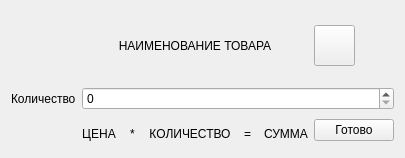
<?xml version="1.0" encoding="UTF-8"?>
<ui version="4.0">
 <class>Form</class>
 <widget class="QWidget" name="Form">
  <property name="windowModality">
   <enum>Qt::ApplicationModal</enum>
  </property>
  <property name="geometry">
   <rect>
    <x>0</x>
    <y>0</y>
    <width>405</width>
    <height>158</height>
   </rect>
  </property>
  <property name="focusPolicy">
   <enum>Qt::NoFocus</enum>
  </property>
  <property name="windowTitle">
   <string>Редактирование товара</string>
  </property>
  <layout class="QGridLayout" name="gridLayout">
   <item row="1" column="1" colspan="2">
    <widget class="QSpinBox" name="quantitySpin"/>
   </item>
   <item row="1" column="0">
    <widget class="QLabel" name="quantityLabel">
     <property name="text">
      <string>Количество</string>
     </property>
    </widget>
   </item>
   <item row="0" column="0">
    <widget class="QLabel" name="productImage">
     <property name="minimumSize">
      <size>
       <width>64</width>
       <height>64</height>
      </size>
     </property>
     <property name="maximumSize">
      <size>
       <width>64</width>
       <height>64</height>
      </size>
     </property>
     <property name="sizeIncrement">
      <size>
       <width>64</width>
       <height>64</height>
      </size>
     </property>
     <property name="baseSize">
      <size>
       <width>64</width>
       <height>64</height>
      </size>
     </property>
     <property name="text">
      <string/>
     </property>
     <property name="pixmap">
      <pixmap resource="../../../ui/resources.qrc">:/images/no-image.png</pixmap>
     </property>
     <property name="scaledContents">
      <bool>true</bool>
     </property>
    </widget>
   </item>
   <item row="0" column="1">
    <widget class="QLabel" name="productName">
     <property name="text">
      <string>НАИМЕНОВАНИЕ ТОВАРА</string>
     </property>
     <property name="alignment">
      <set>Qt::AlignCenter</set>
     </property>
    </widget>
   </item>
   <item row="0" column="2">
    <widget class="QPushButton" name="removeProduct">
     <property name="sizePolicy">
      <sizepolicy hsizetype="Fixed" vsizetype="Fixed">
       <horstretch>0</horstretch>
       <verstretch>0</verstretch>
      </sizepolicy>
     </property>
     <property name="minimumSize">
      <size>
       <width>41</width>
       <height>41</height>
      </size>
     </property>
     <property name="maximumSize">
      <size>
       <width>41</width>
       <height>41</height>
      </size>
     </property>
     <property name="sizeIncrement">
      <size>
       <width>41</width>
       <height>41</height>
      </size>
     </property>
     <property name="baseSize">
      <size>
       <width>41</width>
       <height>41</height>
      </size>
     </property>
     <property name="text">
      <string/>
     </property>
     <property name="icon">
      <iconset resource="../../../ui/resources.qrc">
       <normaloff>:/icons/delete.svg</normaloff>:/icons/delete.svg</iconset>
     </property>
     <property name="iconSize">
      <size>
       <width>31</width>
       <height>31</height>
      </size>
     </property>
    </widget>
   </item>
   <item row="3" column="2">
    <widget class="QPushButton" name="ready">
     <property name="text">
      <string>Готово</string>
     </property>
    </widget>
   </item>
   <item row="3" column="1">
    <layout class="QHBoxLayout" name="countLayout">
     <item>
      <widget class="QLabel" name="priceEdit">
       <property name="text">
        <string>ЦЕНА</string>
       </property>
       <property name="alignment">
        <set>Qt::AlignBottom|Qt::AlignHCenter</set>
       </property>
      </widget>
     </item>
     <item>
      <widget class="QLabel" name="infoLabel1">
       <property name="text">
        <string>*</string>
       </property>
       <property name="alignment">
        <set>Qt::AlignBottom|Qt::AlignHCenter</set>
       </property>
      </widget>
     </item>
     <item>
      <widget class="QLabel" name="quantityEdit">
       <property name="text">
        <string>КОЛИЧЕСТВО</string>
       </property>
       <property name="alignment">
        <set>Qt::AlignBottom|Qt::AlignHCenter</set>
       </property>
      </widget>
     </item>
     <item>
      <widget class="QLabel" name="infoLabel2">
       <property name="text">
        <string>=</string>
       </property>
       <property name="alignment">
        <set>Qt::AlignBottom|Qt::AlignHCenter</set>
       </property>
      </widget>
     </item>
     <item>
      <widget class="QLabel" name="totalEdit">
       <property name="text">
        <string>СУММА</string>
       </property>
       <property name="alignment">
        <set>Qt::AlignBottom|Qt::AlignHCenter</set>
       </property>
      </widget>
     </item>
    </layout>
   </item>
  </layout>
 </widget>
 <resources>
  <include location="../../../ui/resources.qrc"/>
 </resources>
 <connections/>
</ui>
